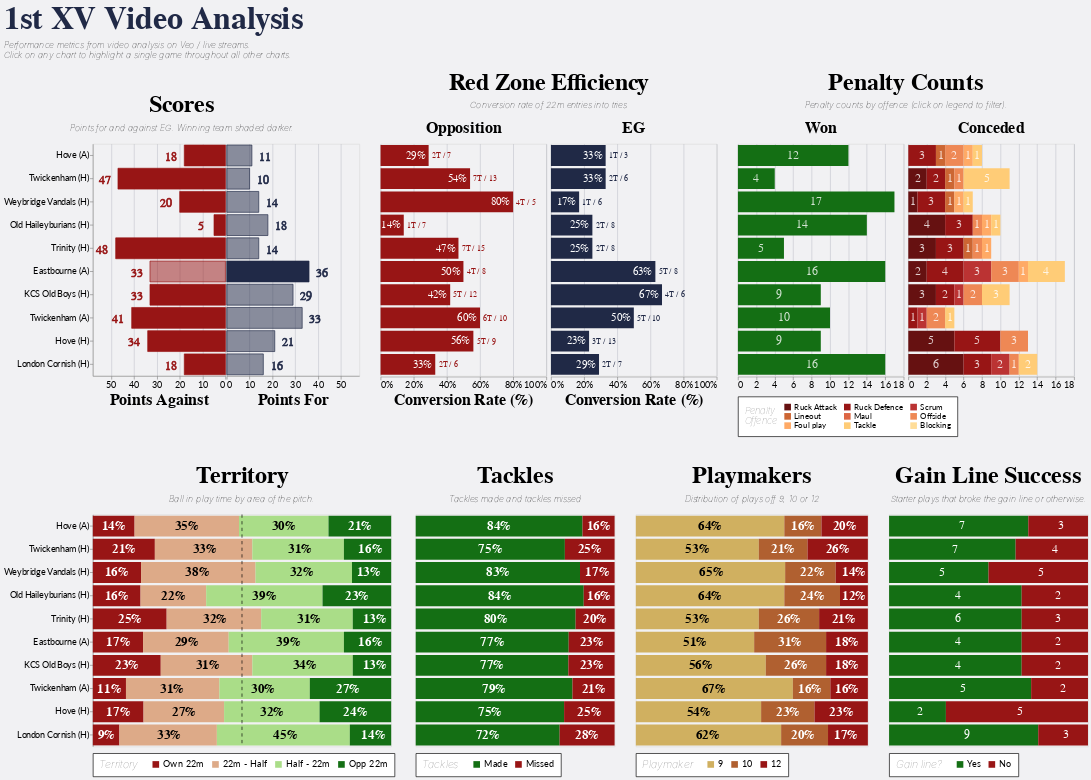

Notebook source saved alongside this figure:
### Code cell
from data_prep import *
from charts import *
from video_analysis import *
from team_sheets import *
import pandas as pd

# Load data
game_df = team_sheets()
players_df = players(game_df)
players_agg_df = players_agg(players_df)
lineouts_df = lineouts()
pitchero_df = pitchero_stats()
set_piece_df = set_piece_results()
analysis = game_stats()

# Save data
game_df.to_csv('data/game.csv', index=False)
players_df.to_csv('data/players.csv', index=False)
players_agg_df.to_csv('data/players_agg.csv', index=False)
lineouts_df.to_csv('data/lineouts.csv', index=False)
pitchero_df.to_csv('data/pitchero.csv', index=False)
set_piece_df.to_csv('data/set_piece.csv', index=False)
analysis.to_csv('data/analysis.csv', index=False)

# One-off charts (only source data needs updating)
captains_chart(file='Charts/captains.html')
results_chart(file='Charts/results.html')
plot_games_by_player(file='Charts/appearances.html')
plot_starts_by_position(file='Charts/positions.html')
card_chart(file='Charts/cards.html')
points_scorers_chart(file='Charts/points.html')
team_sheets_chart(file='Charts/team-sheets.html')
set_piece_h2h_chart(file='Charts/set-piece.html')

# Self-contained charts (chart needs updating)
game_stats_charts(analysis, file='Charts/video_analysis.html')
